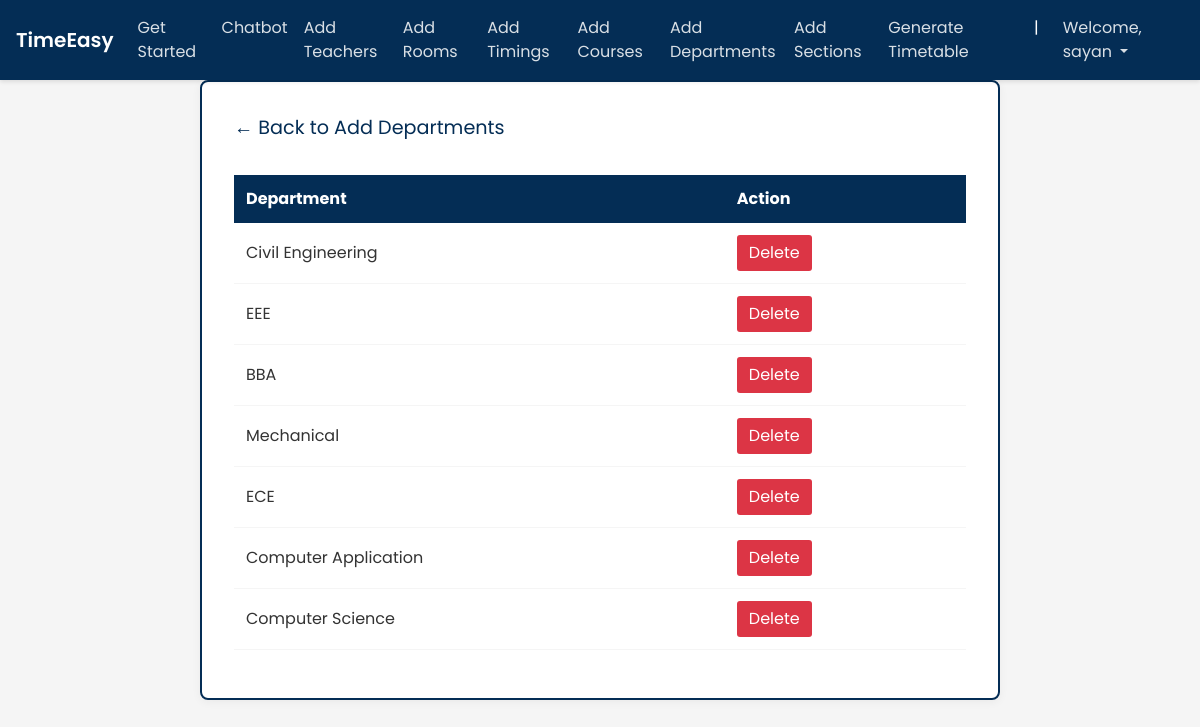
/departments_list/ (signed in), run on an earlier commit of the app's database.
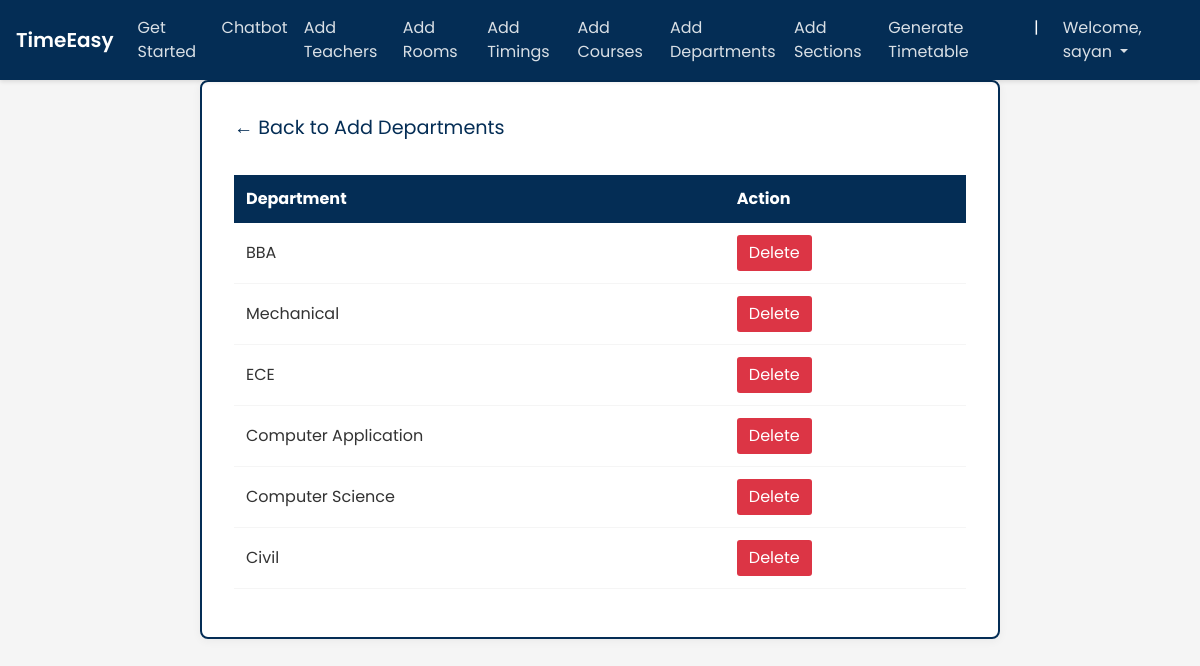
And on a later commit of the database.
### ttgen/models.py (models this page shows, shortened)
class Department(models.Model):
    dept_name = models.CharField(max_length=50)
    courses = models.ManyToManyField(Course)

### ttgen/views.py (the view)
# urls.py: path('departments_list/', views.department_list, name='editdepartment'),
@login_required
def department_list(request):
    context = {
        'departments': Department.objects.all()
    }
    return render(request, 'deptlist.html', context)

### templates/deptlist.html (shortened to what this page needs)
<!DOCTYPE html>
<html lang="en">
<head>
	<link rel="stylesheet" href="https://maxcdn.bootstrapcdn.com/bootstrap/4.0.0/css/bootstrap.min.css">
</head>
<body>
	<header>
		<nav class="navbar navbar-expand-md navbar-dark fixed-top">
			<a class="navbar-brand" href="#">
				TimeEasy
			</a>
			<div class="collapse navbar-collapse" id="navbarCollapse">
				<ul class="navbar-nav ml-auto">
					<li class="nav-item active">
						<a class="nav-link" href="{% url 'admindash' %}">Get Started</a>
					</li>
					<li class="nav-item active">
                        <a class="nav-link" href="{% url 'chat' %}" style="color: #fff;">Chatbot</a>
                    </li>
					<li class="nav-item">
						<a class="nav-link" href="{% url 'addInstructors' %}">Add Teachers</a>
					</li>
					<li class="nav-item">
						<a class="nav-link" href="{% url 'addRooms' %}">Add Rooms</a>
					</li>
					<li class="nav-item">
						<a class="nav-link" href="{% url 'addTimings' %}">Add Timings</a>
					</li>
					<li class="nav-item">
						<a class="nav-link" href="{% url 'addCourses' %}">Add Courses</a>
					</li>
					<li class="nav-item">
						<a class="nav-link" href="{% url 'addDepts' %}">Add Departments</a>
					</li>
					<li class="nav-item">
						<a class="nav-link" href="{% url 'addSections' %}">Add Sections</a>
					</li>
					<li class="nav-item">
						<a class="nav-link" href="{% url 'generate' %}">Generate Timetable</a>
					</li>
					<li class="nav-item" style="color: var(--white); padding: 8px 16px;">|</li>
					<li class="nav-item dropdown">
						<a class="nav-link dropdown-toggle" href="#" id="dropdown03" data-toggle="dropdown"
							aria-haspopup="true" aria-expanded="false">
							Welcome, {{ user.first_name }}
						</a>
					</li>
				</ul>
			</div>
		</nav>
	</header>
	{% block content %}
	<div class="container">
		<fieldset class="fieldset">
			<a href="{% url 'addDepts'%}" class="tablink">← Back to Add Departments</a>
			<div class="tabcontent" id="edit">
				<table class="table1">
					<thead>
						<tr>
							<th>Department</th>
							<th>Action</th>
						</tr>
					</thead>
					<tbody>
						{% for dept in departments %}
						<tr>
							<td>{{ dept.dept_name }}</td>
							<td>
								<form action="{% url 'deletedepartment' dept.id %}" method="post">
									<input type="submit" value="Delete" class="cross">
								</form>
							</td>
						</tr>
						{% endfor %}
					</tbody>
				</table>
			</div>
		</fieldset>
	</div>
	{% endblock %}
</body>
</html>

What changed in the data, as far as the page shows it:
removed Department: dept_name "Civil Engineering"
removed Department: dept_name "EEE"
added Department: dept_name "Civil"
